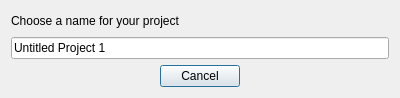
<?xml version="1.0" encoding="UTF-8"?>
<ui version="4.0">
 <class>Dialog</class>
 <widget class="QDialog" name="Dialog">
  <property name="geometry">
   <rect>
    <x>0</x>
    <y>0</y>
    <width>400</width>
    <height>98</height>
   </rect>
  </property>
  <property name="windowTitle">
   <string>New Project from Video</string>
  </property>
  <property name="modal">
   <bool>true</bool>
  </property>
  <layout class="QVBoxLayout" name="verticalLayout">
   <item>
    <widget class="QLabel" name="label">
     <property name="text">
      <string>Choose a name for your project</string>
     </property>
    </widget>
   </item>
   <item>
    <widget class="QLineEdit" name="project_name">
     <property name="text">
      <string>Untitled Project 1</string>
     </property>
    </widget>
   </item>
   <item>
    <widget class="QDialogButtonBox" name="buttonBox">
     <property name="orientation">
      <enum>Qt::Horizontal</enum>
     </property>
     <property name="standardButtons">
      <set>QDialogButtonBox::Cancel</set>
     </property>
     <property name="centerButtons">
      <bool>true</bool>
     </property>
    </widget>
   </item>
  </layout>
 </widget>
 <resources/>
 <connections>
  <connection>
   <sender>buttonBox</sender>
   <signal>accepted()</signal>
   <receiver>Dialog</receiver>
   <slot>accept()</slot>
   <hints>
    <hint type="sourcelabel">
     <x>248</x>
     <y>254</y>
    </hint>
    <hint type="destinationlabel">
     <x>157</x>
     <y>274</y>
    </hint>
   </hints>
  </connection>
  <connection>
   <sender>buttonBox</sender>
   <signal>rejected()</signal>
   <receiver>Dialog</receiver>
   <slot>reject()</slot>
   <hints>
    <hint type="sourcelabel">
     <x>316</x>
     <y>260</y>
    </hint>
    <hint type="destinationlabel">
     <x>286</x>
     <y>274</y>
    </hint>
   </hints>
  </connection>
 </connections>
</ui>
